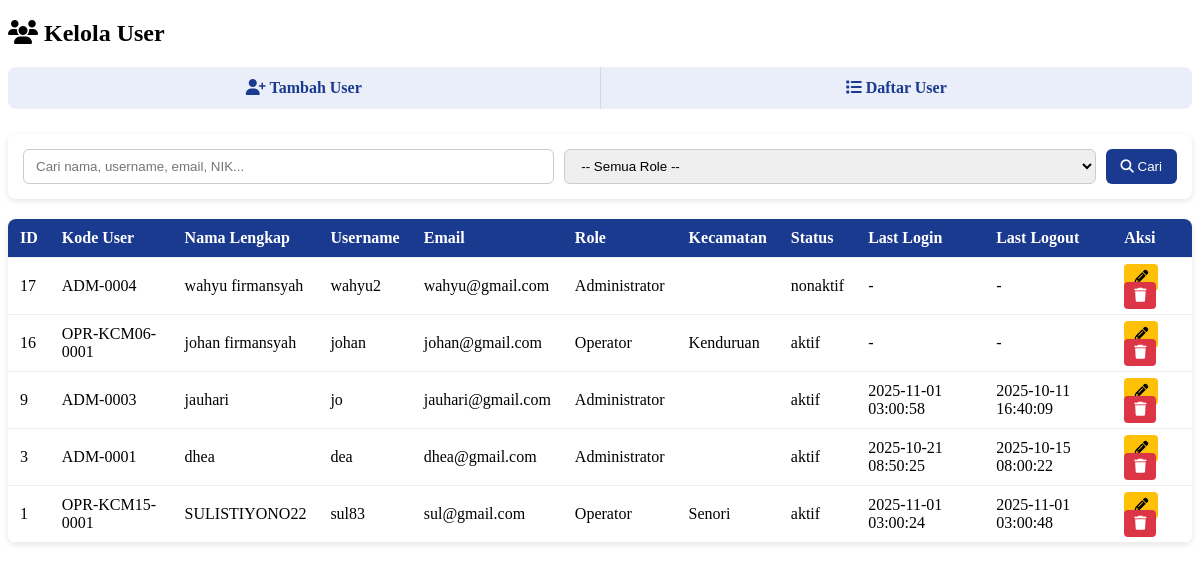
The app's page /pages/adminutama.php with its own data.
### tables this page shows
CREATE TABLE `users` (
  `user_id` int(11) NOT NULL,
  `kode_user` varchar(30) DEFAULT NULL,
  `nama_lengkap` varchar(100) NOT NULL,
  `username` varchar(50) NOT NULL,
  `nik` varchar(20) NOT NULL,
  `email` varchar(100) NOT NULL,
  `password` varchar(255) NOT NULL,
  `role_id` varchar(20) DEFAULT NULL,
  `kecamatan_id` int(11) DEFAULT NULL,
  `status` enum('aktif','nonaktif') DEFAULT 'aktif',
  `last_login` datetime DEFAULT NULL,
  `last_logout` datetime DEFAULT NULL
);

CREATE TABLE `roles` (
  `role_id` varchar(20) NOT NULL,
  `role_name` varchar(50) NOT NULL
);

CREATE TABLE `kecamatan` (
  `kecamatan_id` int(11) NOT NULL,
  `kode_kecamatan` varchar(10) NOT NULL,
  `nama_kecamatan` varchar(100) NOT NULL
);

### pages/adminutama.php (the view, shortened to what this page needs)
<?php
include 'koneksi.php';
$keyword = $_GET['keyword'] ?? '';
$sql = "SELECT u.*, r.role_name, k.nama_kecamatan
        FROM users u
        LEFT JOIN roles r ON u.role_id = r.role_id
        LEFT JOIN kecamatan k ON u.kecamatan_id = k.kecamatan_id
        WHERE 1=1";
$sql .= " ORDER BY u.user_id DESC";
$stmt = $koneksi->prepare($sql);
$stmt->execute();
$result = $stmt->get_result();
?>
<!DOCTYPE html>
<html lang="id">
<head>
    <link rel="stylesheet" href="https://cdnjs.cloudflare.com/ajax/libs/font-awesome/6.4.0/css/all.min.css">
</head>
<body>
    <main class="container main-content">
        <h2 class="page-title"><i class="fas fa-users"></i> Kelola User</h2>
        <div class="sub-nav">
            <a href="index.php?page=admin-users" ><i class="fas fa-user-plus"></i> Tambah User</a>
            <a href="index.php?page=adminutama"><i class="fas fa-list"></i> Daftar User</a>
        </div>
        <form method="get" class="search-box">
            <input type="text" name="keyword" placeholder="Cari nama, username, email, NIK..." value="<?= htmlspecialchars($keyword) ?>">
            <select name="role_id">
                <option value="">-- Semua Role --</option>
            </select>
            <button type="submit"><i class="fa fa-search"></i> Cari</button>
        </form>
        <table>
            <tr>
                <th>ID</th>
                <th>Kode User</th>
                <th>Nama Lengkap</th>
                <th>Username</th>
                <th>Email</th>
                <th>Role</th>
                <th>Kecamatan</th>
                <th>Status</th>
                <th>Last Login</th>
                <th>Last Logout</th>
                <th>Aksi</th>
            </tr>
            <?php while ($row = $result->fetch_assoc()): ?>
                <tr>
                    <td><?= $row['user_id'] ?></td>
                    <td><?= $row['kode_user'] ?></td>
                    <td><?= $row['nama_lengkap'] ?></td>
                    <td><?= $row['username'] ?></td>
                    <td><?= $row['email'] ?></td>
                    <td><?= $row['role_name'] ?></td>
                    <td><?= $row['nama_kecamatan'] ?></td>
                    <td><?= $row['status'] ?></td>
                    <td><?= $row['last_login'] ?: '-' ?></td>
                    <td><?= $row['last_logout'] ?: '-' ?></td>
                    <td>
                        <a href="pages/edit_user.php?id=<?= $row['user_id'] ?>" class="btn edit"><i class="fa fa-pencil"></i></a>
                        <a href="pages/hapus_user.php?id=<?= $row['user_id'] ?>" class="btn hapus" onclick="return confirm('Yakin hapus?')"><i class="fa fa-trash"></i></a>
                    </td>
                </tr>
            <?php endwhile; ?>
        </table>
</body>
</html>

### pages/adminutama.php (style rules this page uses)
.sub-nav { background-color: #e9eef9; border-radius: 8px; display: flex; margin-bottom: 25px; overflow: hidden; }
.sub-nav a { flex: 1; text-align: center; padding: 12px; text-decoration: none; color: #1a3a8f; font-weight: 600; border-right: 1px solid #d0d7eb; transition: background 0.3s; }
.sub-nav a:last-child { border-right: none; }
.search-box { display: flex; gap: 10px; margin-bottom: 20px; background: #fff; padding: 15px; border-radius: 8px; box-shadow: 0 2px 6px rgba(0, 0, 0, 0.1); }
.search-box input, .search-box select { padding: 8px 12px; border: 1px solid #ccc; border-radius: 6px; flex: 1; }
.search-box button { padding: 8px 15px; background: #1a3a8f; border: none; border-radius: 6px; color: #fff; cursor: pointer; }
table { width: 100%; border-collapse: collapse; background: #fff; border-radius: 8px; overflow: hidden; box-shadow: 0 2px 6px rgba(0, 0, 0, 0.1); }
th, td { padding: 10px 12px; border-bottom: 1px solid #eee; }
th { background: #1a3a8f; color: white; text-align: left; }
a.btn { padding: 6px 10px; border-radius: 4px; text-decoration: none; font-size: 14px; }
.edit { background: #ffc107; color: #000; }
.hapus { background: #dc3545; color: #fff; }

### records on screen
users: user_id "17", kode_user "ADM-0004", nama_lengkap "wahyu firmansyah", username "wahyu2", email "wahyu@gmail.com", role.role_name "Administrator", status "nonaktif", last_login "-", last_logout "-"
users: user_id "16", kode_user "OPR-KCM06-0001", nama_lengkap "johan firmansyah", username "johan", email "johan@gmail.com", role.role_name "Operator", kecamatan.nama_kecamatan "Kenduruan", status "aktif", last_login "-", last_logout "-"
users: user_id "9", kode_user "ADM-0003", nama_lengkap "jauhari", username "jo", email "jauhari@gmail.com", role.role_name "Administrator", status "aktif", last_login "2025-11-01 03:00:58", last_logout "2025-10-11 16:40:09"
users: user_id "3", kode_user "ADM-0001", nama_lengkap "dhea", username "dea", email "dhea@gmail.com", role.role_name "Administrator", status "aktif", last_login "2025-10-21 08:50:25", last_logout "2025-10-15 08:00:22"
users: user_id "1", kode_user "OPR-KCM15-0001", nama_lengkap "SULISTIYONO22", username "sul83", email "sul@gmail.com", role.role_name "Operator", kecamatan.nama_kecamatan "Senori", status "aktif", last_login "2025-11-01 03:00:24", last_logout "2025-11-01 03:00:48"
